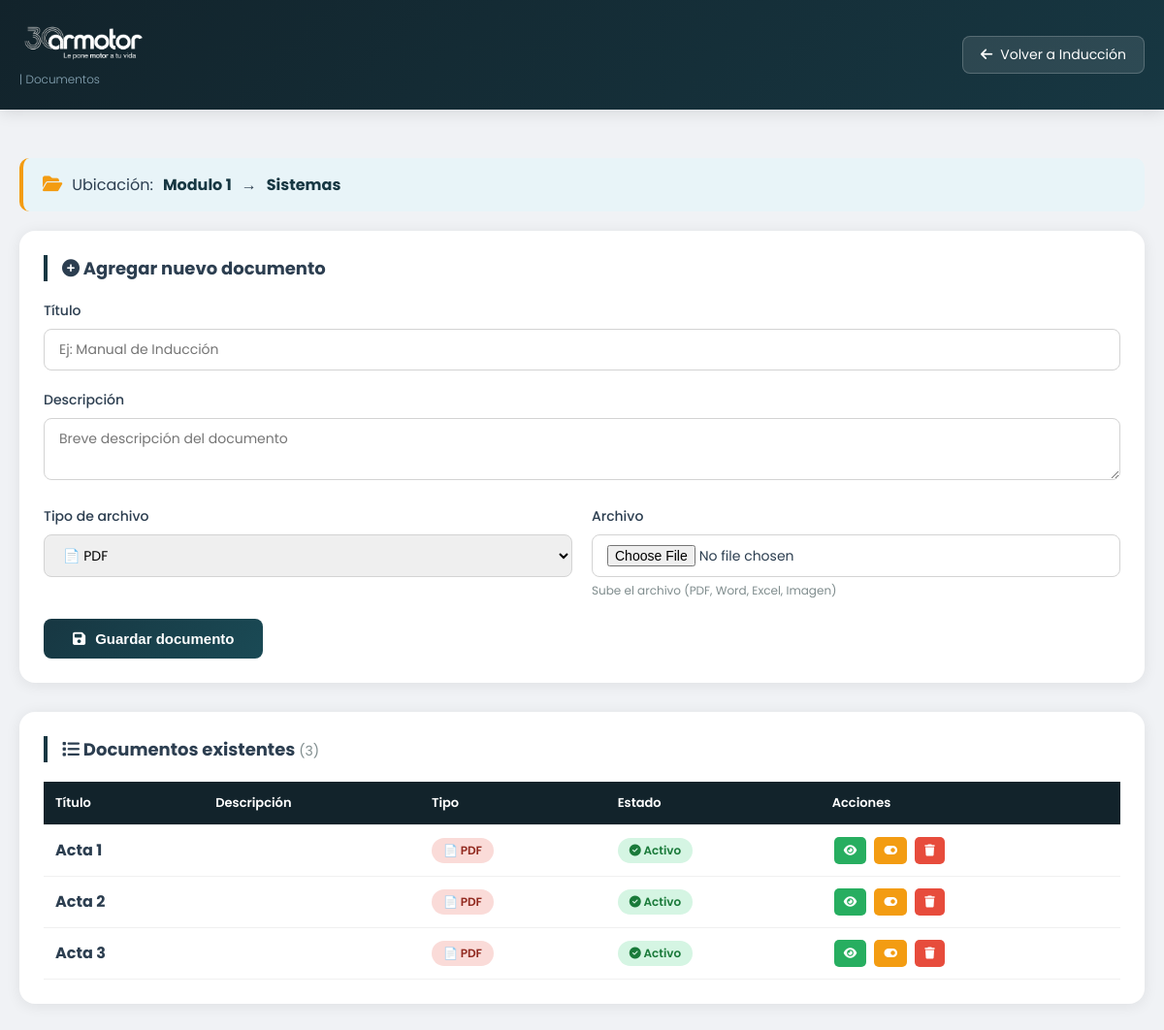
/admin/gestion_humana/induccion/documentos.php?categoria_id=2 (signed in), run on the app's committed database.
### tables this page shows
CREATE TABLE `categorias_gestion_humana` (
  `id` int NOT NULL AUTO_INCREMENT,
  `nombre` varchar(100) NOT NULL,
  `descripcion` text,
  `tipo` enum('area','subarea','carpeta') DEFAULT 'area',
  `orden` int DEFAULT '0',
  `activo` tinyint DEFAULT '1',
  `padre_id` int DEFAULT NULL,
  `fecha_creacion` datetime DEFAULT CURRENT_TIMESTAMP,
  `quiz_url` varchar(500) DEFAULT NULL COMMENT 'URL del formulario de quiz',
  PRIMARY KEY (`id`),
  KEY `padre_id` (`padre_id`),
  CONSTRAINT `categorias_gestion_humana_ibfk_1` FOREIGN KEY (`padre_id`) REFERENCES `categorias_gestion_humana` (`id`) ON DELETE CASCADE
);

CREATE TABLE `documentos_gestion_humana` (
  `id` int NOT NULL AUTO_INCREMENT,
  `categoria_id` int NOT NULL,
  `titulo` varchar(200) NOT NULL,
  `descripcion` varchar(500) DEFAULT NULL,
  `tipo_archivo` enum('pdf','video','word','excel','link','imagen') DEFAULT 'pdf',
  `url` varchar(500) NOT NULL,
  `duracion_minutos` int DEFAULT NULL,
  `tamano_bytes` bigint DEFAULT NULL,
  `vistas` int DEFAULT '0',
  `orden` int DEFAULT '0',
  `activo` tinyint DEFAULT '1',
  `creado_por` int DEFAULT NULL,
  `fecha_creacion` datetime DEFAULT CURRENT_TIMESTAMP,
  PRIMARY KEY (`id`),
  KEY `categoria_id` (`categoria_id`),
  KEY `idx_activo` (`activo`),
  KEY `documentos_gestion_humana_ibfk_2` (`creado_por`),
  CONSTRAINT `documentos_gestion_humana_ibfk_1` FOREIGN KEY (`categoria_id`) REFERENCES `categorias_gestion_humana` (`id`) ON DELETE CASCADE,
  CONSTRAINT `documentos_gestion_humana_ibfk_2` FOREIGN KEY (`creado_por`) REFERENCES `usuarios` (`id`) ON DELETE SET NULL
);

### admin/gestion_humana/induccion/documentos.php (the view, shortened to what this page needs)
<?php
require_once '../../../includes/auth_check.php';
$categoria_id = isset($_GET['categoria_id']) ? intval($_GET['categoria_id']) : 0;
$stmt = $pdo->prepare("SELECT * FROM categorias_gestion_humana WHERE id = ? AND tipo = 'carpeta'");
$stmt->execute([$categoria_id]);
$carpeta = $stmt->fetch(PDO::FETCH_ASSOC);
$stmt = $pdo->prepare("SELECT * FROM categorias_gestion_humana WHERE id = ?");
$stmt->execute([$carpeta['padre_id']]);
$area = $stmt->fetch(PDO::FETCH_ASSOC);
$stmt = $pdo->prepare("
    SELECT * FROM documentos_gestion_humana
    WHERE categoria_id = ?
    ORDER BY orden ASC, titulo ASC
");
$stmt->execute([$categoria_id]);
$documentos = $stmt->fetchAll(PDO::FETCH_ASSOC);
$no_documentos = empty($documentos);
function getBadgeInfo($tipo_archivo) {
    switch ($tipo_archivo) {
        case 'pdf':
            return ['clase' => 'badge-pdf', 'icono' => '📄', 'texto' => 'PDF'];
    }
}
?>
<!DOCTYPE html>
<html lang="es">
<head>
    <link rel="stylesheet" href="https://cdnjs.cloudflare.com/ajax/libs/font-awesome/6.5.1/css/all.min.css">
</head>
<body>
    <header class="header">
        <div class="container">
            <div class="logo">
                <img src="../../../uploads/logo/30-años-blanco.webp" alt="logo intranet" style="display: flex; width: 130px;">
                <small>| Documentos</small>
            </div>
            <a href="index.php" class="btn-volver">
                <i class="fas fa-arrow-left"></i> Volver a Inducción
            </a>
        </div>
    </header>
    <div class="container">
        <div class="ubicacion">
            <i class="fas fa-folder-open"></i>
            <span>Ubicación:</span>
            <strong><?php echo htmlspecialchars($area['nombre']); ?></strong>
            <span>→</span>
            <strong><?php echo htmlspecialchars($carpeta['nombre']); ?></strong>
        </div>
        <div class="card">
            <h2><i class="fas fa-plus-circle"></i> Agregar nuevo documento</h2>
            <form action="guardar_documento.php" method="POST" enctype="multipart/form-data">
                <div class="form-group">
                    <label>Título</label>
                    <input type="text" name="titulo" required placeholder="Ej: Manual de Inducción">
                </div>
                <div class="form-group">
                    <label>Descripción</label>
                    <textarea name="descripcion" rows="2" placeholder="Breve descripción del documento"></textarea>
                </div>
                <div class="form-row">
                    <div class="form-group">
                        <label>Tipo de archivo</label>
                        <select name="tipo_archivo" id="tipo_archivo" required>
                            <option value="pdf">📄 PDF</option>
                        </select>
                    </div>
                    <div class="form-group" id="archivo_field">
                        <label>Archivo</label>
                        <input type="file" name="archivo" id="archivo_input">
                        <div class="info-text">Sube el archivo (PDF, Word, Excel, Imagen)</div>
                    </div>
                </div>
                <button type="submit" class="btn-guardar">
                    <i class="fas fa-save"></i> Guardar documento
                </button>
            </form>
        </div>
        <div class="card">
            <h2>
                <i class="fas fa-list"></i>
                Documentos existentes
                <span style="font-size: 14px; font-weight: 400; color: #7f8c8d;">
                    (<?php echo count($documentos); ?>)
                </span>
            </h2>
            <?php if ($no_documentos): ?>
                <div class="empty-state">
                    <i class="fas fa-file-alt"></i>
                    <h3>No hay documentos</h3>
                    <p>Agrega el primer documento usando el formulario superior.</p>
                </div>
            <?php else: ?>
                <div class="table-responsive">
                    <table>
                        <thead>
                            <tr>
                                <th>Título</th>
                                <th>Descripción</th>
                                <th>Tipo</th>
                                <th>Estado</th>
                                <th>Acciones</th>
                            </tr>
                        </thead>
                        <tbody>
                            <?php foreach ($documentos as $doc): ?>
                                <?php $badge = getBadgeInfo($doc['tipo_archivo']); ?>
                                <tr>
                                    <td>
                                        <strong><?php echo htmlspecialchars($doc['titulo']); ?></strong>
                                    </td>
                                    <td><?php echo htmlspecialchars($doc['descripcion']); ?></td>
                                    <td>
                                        <span class="badge <?php echo $badge['clase']; ?>">
                                            <?php echo $badge['icono']; ?> <?php echo $badge['texto']; ?>
                                        </span>
                                    </td>
                                    <td>
                                        <span class="badge <?php echo $doc['activo'] ? 'badge-activo' : 'badge-inactivo'; ?>">
                                            <i class="fas <?php echo $doc['activo'] ? 'fa-check-circle' : 'fa-times-circle'; ?>"></i>
                                            <?php echo $doc['activo'] ? 'Activo' : 'Inactivo'; ?>
                                        </span>
                                    </td>
                                    <td>
                                        <?php if ($doc['url'] && filter_var($doc['url'], FILTER_VALIDATE_URL)): ?>
                                            <a href="<?php echo htmlspecialchars($doc['url']); ?>" target="_blank" class="btn-accion btn-ver" title="Ver documento">
                                                <i class="fas fa-eye"></i>
                                            </a>
                                        <?php elseif ($doc['url']): ?>
                                            <a href="../../../<?php echo htmlspecialchars($doc['url']); ?>" target="_blank" class="btn-accion btn-ver" title="Ver documento">
                                                <i class="fas fa-eye"></i>
                                            </a>
                                        <?php endif; ?>
                                        <a href="?cambiar_estado=<?php echo $doc['id']; ?>&categoria_id=<?php echo $categoria_id; ?>" class="btn-accion btn-estado" title="Cambiar estado">
                                            <i class="fas fa-toggle-on"></i>
                                        </a>
                                        <a href="?eliminar=<?php echo $doc['id']; ?>&categoria_id=<?php echo $categoria_id; ?>" class="btn-accion btn-eliminar" title="Eliminar" onclick="return confirm('¿Eliminar este documento permanentemente?')">
                                            <i class="fas fa-trash"></i>
                                        </a>
                                    </td>
                                </tr>
                            <?php endforeach; ?>
                        </tbody>
                    </table>
                </div>
            <?php endif; ?>
        </div>
    </div>
</body>
</html>

### admin/gestion_humana/induccion/documentos.php (style rules this page uses)
* { margin: 0; padding: 0; box-sizing: border-box; }
body { font-family: 'Poppins', sans-serif; background: #f0f2f5; color: #2c3e50; }
.container { max-width: 1200px; margin: 0 auto; padding: 20px; }
.header { background: linear-gradient(135deg, #12232b 0%, #173742 100%); padding: 0px 0; margin-bottom: 30px; box-shadow: 0 4px 15px rgba(0,0,0,0.1); }
.header .container { display: flex; justify-content: space-between; align-items: center; }
.logo small { color: #8aa8b8; font-size: 12px; font-weight: 300; }
.btn-volver { background: rgba(255,255,255,0.1); color: white; padding: 8px 18px; text-decoration: none; border-radius: 8px; transition: all 0.3s ease; border: 1px solid rgba(255,255,255,0.2); font-size: 14px; display: inline-flex; align-items: center; gap: 8px; }
.card { background: white; border-radius: 16px; padding: 25px; margin-bottom: 30px; box-shadow: 0 2px 15px rgba(0,0,0,0.08); }
.card h2 { margin-bottom: 20px; border-left: 4px solid #173742; padding-left: 15px; font-size: 18px; }
.ubicacion { background: #e8f4f8; padding: 15px 20px; border-radius: 10px; margin-bottom: 20px; border-left: 4px solid #f39c12; display: flex; align-items: center; gap: 10px; flex-wrap: wrap; }
.ubicacion i { color: #f39c12; font-size: 18px; }
.ubicacion strong { color: #173742; }
.form-group { margin-bottom: 20px; }
.form-group label { display: block; margin-bottom: 8px; font-weight: 500; font-size: 14px; }
.form-group input, .form-group select, .form-group textarea { width: 100%; padding: 10px 15px; border: 1px solid #d3d3d3; border-radius: 8px; font-family: 'Poppins', sans-serif; font-size: 14px; }
.form-row { display: flex; gap: 20px; flex-wrap: wrap; }
.form-row .form-group { flex: 1; min-width: 200px; }
.btn-guardar { background: linear-gradient(135deg, #173742, #1a4a55); color: white; border: none; padding: 12px 30px; border-radius: 8px; cursor: pointer; font-weight: 600; transition: all 0.3s ease; font-size: 15px; display: inline-flex; align-items: center; gap: 10px; }
.table-responsive { overflow-x: auto; }
table { width: 100%; border-collapse: collapse; }
th, td { padding: 12px; text-align: left; border-bottom: 1px solid #f0f0f0; }
th { background: #12232b; color: white; font-weight: 600; font-size: 13px; }
.badge { padding: 4px 12px; border-radius: 20px; font-size: 12px; font-weight: 600; display: inline-block; }
.badge-activo { background: #d5f5e3; color: #1a7a3a; }
.badge-pdf { background: #fadbd8; color: #922b21; }
.btn-accion { padding: 5px 10px; margin: 0 2px; text-decoration: none; border-radius: 5px; font-size: 12px; display: inline-block; transition: all 0.3s ease; border: none; cursor: pointer; }
.btn-eliminar { background: #e74c3c; color: white; }
.btn-estado { background: #f39c12; color: white; }
.btn-ver { background: #27ae60; color: white; }
.info-text { font-size: 12px; color: #7f8c8d; margin-top: 5px; }

### data on the page
categorias_gestion_humana: nombre "Modulo 1"
categorias_gestion_humana: nombre "Sistemas"
documentos_gestion_humana: titulo "Acta 1", tipo_archivo "📄", tipo_archivo "PDF", activo 1 (drawn)
documentos_gestion_humana: titulo "Acta 2", tipo_archivo "📄", tipo_archivo "PDF", activo 1 (drawn)
documentos_gestion_humana: titulo "Acta 3", tipo_archivo "📄", tipo_archivo "PDF", activo 1 (drawn)

### other printed values
count($documentos) "3"
